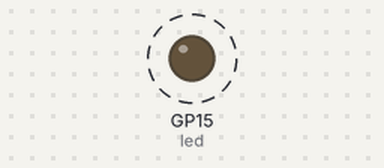
Recording of a program running on a simulated Raspberry Pi Pico running MicroPython. Parts: output pins drawn as LEDs (lit = HIGH). Dashed ring = blinking.

Above: at 0.2 s.
Timing chart, 0 to 3.0 s (numbered marks = the images above):
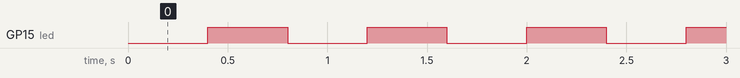

Measured:
- by itself, GP15 (led): alternates HIGH for 0.40 s and LOW for 0.40 s

The program:

external_led_blink.py
```python
''' External LED was connected to Pin 15 of the Raspberry Pi Pico'''
''' A resistor of 100 ohms was used'''


from machine import Pin, Timer
led = Pin(15, Pin.OUT)
timer = Timer()

#function
def blink(timer):
    led.toggle()
timer.init(freq=2.5, mode=Timer.PERIODIC, callback=blink)
```
